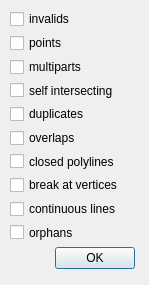
<?xml version="1.0" encoding="UTF-8"?>
<ui version="4.0">
 <class>Dialog</class>
 <widget class="QDialog" name="Dialog">
  <property name="geometry">
   <rect>
    <x>0</x>
    <y>0</y>
    <width>149</width>
    <height>285</height>
   </rect>
  </property>
  <property name="windowTitle">
   <string>Dialog</string>
  </property>
  <widget class="QWidget" name="">
   <property name="geometry">
    <rect>
     <x>10</x>
     <y>10</y>
     <width>125</width>
     <height>259</height>
    </rect>
   </property>
   <layout class="QVBoxLayout" name="verticalLayout_2">
    <item>
     <layout class="QVBoxLayout" name="verticalLayout">
      <item>
       <widget class="QCheckBox" name="invalidsCheckBox">
        <property name="text">
         <string>invalids</string>
        </property>
       </widget>
      </item>
      <item>
       <widget class="QCheckBox" name="pointsCheckBox">
        <property name="text">
         <string>points</string>
        </property>
       </widget>
      </item>
      <item>
       <widget class="QCheckBox" name="multipartsCheckBox">
        <property name="text">
         <string>multiparts</string>
        </property>
       </widget>
      </item>
      <item>
       <widget class="QCheckBox" name="selfinterCheckBox">
        <property name="text">
         <string>self intersecting</string>
        </property>
       </widget>
      </item>
      <item>
       <widget class="QCheckBox" name="duplicatesCheckBox">
        <property name="text">
         <string>duplicates</string>
        </property>
       </widget>
      </item>
      <item>
       <widget class="QCheckBox" name="overlapsCheckBox">
        <property name="text">
         <string>overlaps</string>
        </property>
       </widget>
      </item>
      <item>
       <widget class="QCheckBox" name="closedplCheckBox">
        <property name="text">
         <string>closed polylines</string>
        </property>
       </widget>
      </item>
      <item>
       <widget class="QCheckBox" name="breakCheckBox">
        <property name="text">
         <string>break at vertices</string>
        </property>
       </widget>
      </item>
      <item>
       <widget class="QCheckBox" name="mergeCheckBox">
        <property name="text">
         <string>continuous lines</string>
        </property>
       </widget>
      </item>
      <item>
       <widget class="QCheckBox" name="orphansCheckBox">
        <property name="text">
         <string>orphans</string>
        </property>
       </widget>
      </item>
     </layout>
    </item>
    <item>
     <layout class="QHBoxLayout" name="horizontalLayout">
      <item>
       <spacer name="horizontalSpacer">
        <property name="orientation">
         <enum>Qt::Horizontal</enum>
        </property>
        <property name="sizeHint" stdset="0">
         <size>
          <width>40</width>
          <height>20</height>
         </size>
        </property>
       </spacer>
      </item>
      <item>
       <widget class="QPushButton" name="pushButton">
        <property name="text">
         <string>OK</string>
        </property>
       </widget>
      </item>
     </layout>
    </item>
   </layout>
  </widget>
 </widget>
 <resources/>
 <connections/>
</ui>
